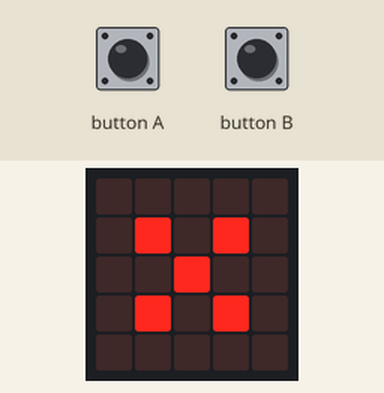
Simulated run of this program. Board: BBC micro:bit (MakeCode). Shown: the board's 5×5 LED display. The test bench sets the inputs (shaded band). USB keyboard and mouse output is not drawn.

Above: at 1.6 s.
1.7 s: button A pressed for 0.15 s
At 2.4 s:
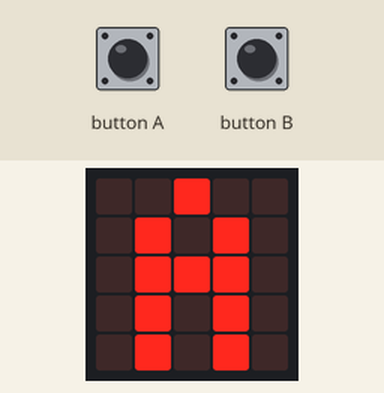
3.3 s: button B pressed for 0.15 s
At 4.8 s:
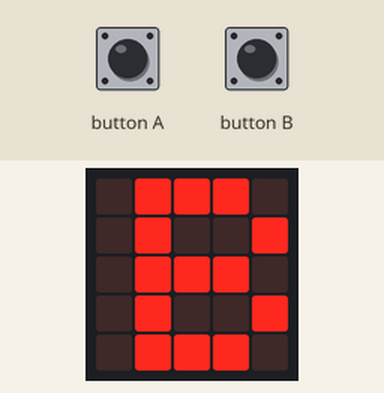
Timing chart, 0 to 6.3 s (numbered marks = the images above; inputs shaded):
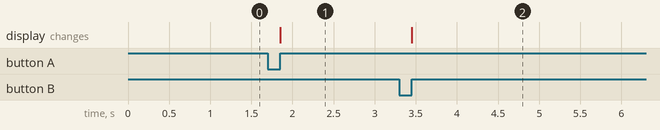

The program:

main.ts
```typescript
input.onButtonPressed(Button.A, function () {
    keyboard.sendString("a")
    basic.showLeds(`
        . . # . .
        . # . # .
        . # # # .
        . # . # .
        . # . # .
        `)
})
input.onButtonPressed(Button.B, function () {
    keyboard.sendString("b")
    basic.showLeds(`
        . # # # .
        . # . . #
        . # # # .
        . # . . #
        . # # # .
        `)
})
keyboard.startKeyboardService()
basic.showLeds(`
    . . . . .
    . # . # .
    . . # . .
    . # . # .
    . . . . .
    `)
```

test.ts
```typescript
// Hier kann man Tests durchführen; diese Datei wird nicht kompiliert, wenn dieses Paket als Erweiterung verwendet wird.
```

Measured:
- after the input at 1.7 s, the display: changes after 0.15 s (image 1)
- after the input at 3.3 s, the display: changes after 0.15 s (image 2)
